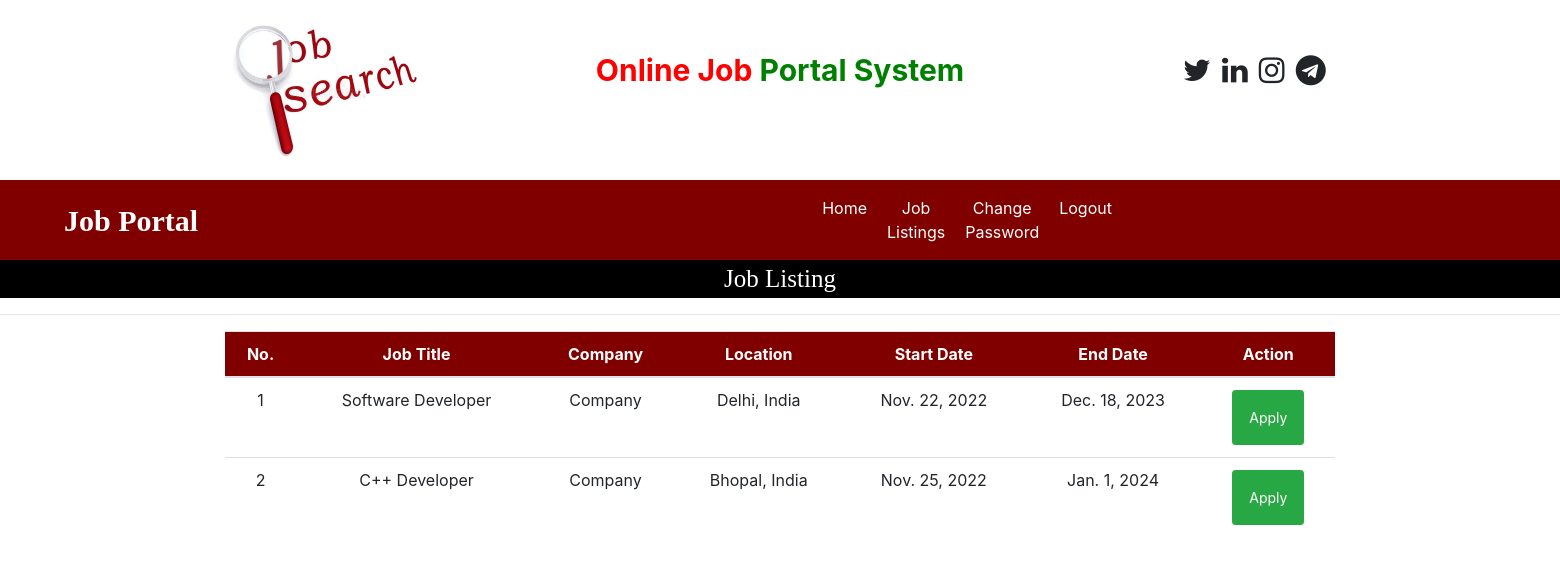
/user_latest_jobs (signed in), run on an earlier commit of the app's database.
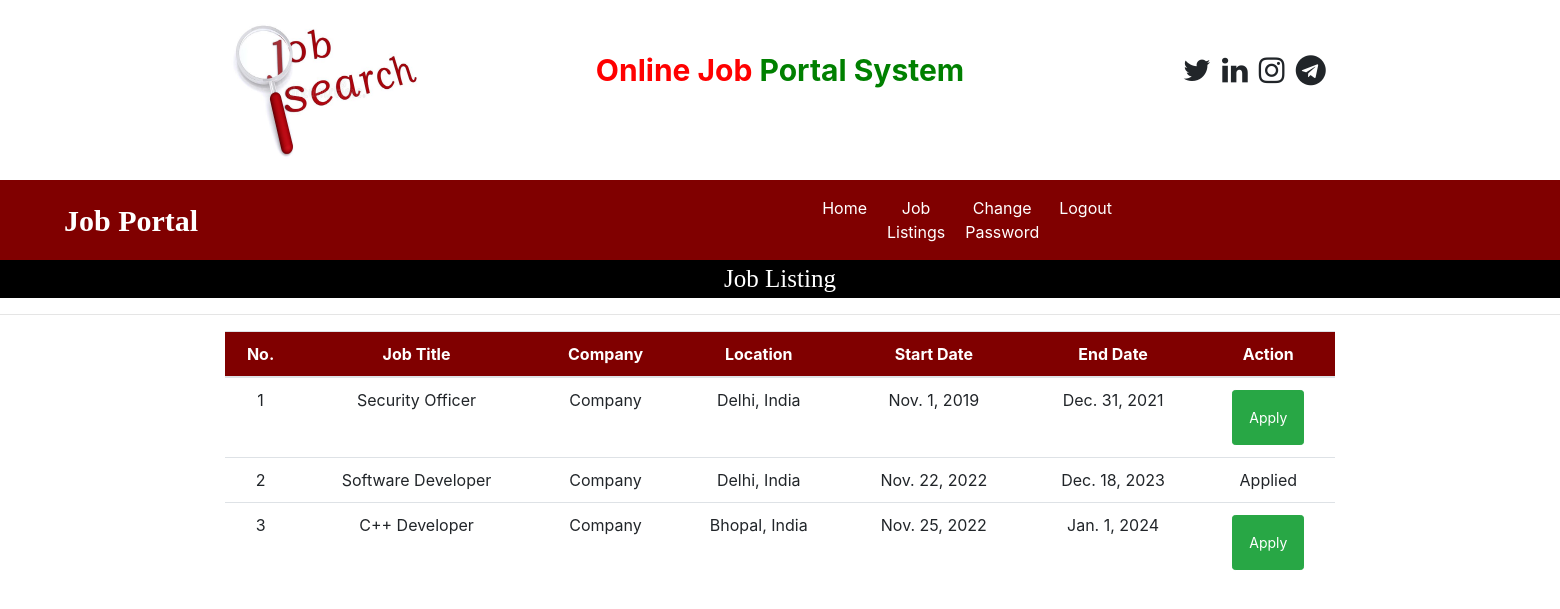
And on a later commit of the database.
### job/models.py (models this page shows, shortened)
class Job(models.Model):
    recruiter = models.ForeignKey(Recruiter, on_delete=models.CASCADE)
    start_date = models.DateField()
    end_date = models.DateField()
    image = models.FileField(null=True)
    title = models.CharField(max_length=100)
    salary = models.IntegerField()
    description = models.CharField(max_length=200)
    experience = models.CharField(max_length=50)
    location = models.CharField(max_length=100)
    skills = models.CharField(max_length=100)
    creation_date = models.DateField()

class Recruiter(models.Model):
    user = models.ForeignKey(User, on_delete=models.CASCADE)
    mobile = models.CharField(max_length=15, null=True)
    image = models.FileField(null=True)
    gender = models.CharField(max_length=10, null=True)
    company = models.CharField(max_length=50, null=True)
    type = models.CharField(max_length=15, null=True)
    status = models.CharField(max_length=20, null=True)

### job/views.py (the view)
# urls.py: path('user_latest_jobs', user_latest_jobs, name="user_latest_jobs"),
def user_latest_jobs(request):
    job = Job.objects.all().order_by('start_date')
    user = request.user
    jobseeker = JobSeeker.objects.get(user=user)
    data = Apply.objects.filter(jobseeker=jobseeker)
    li = []
    for i in data:
        li.append(i.job.id)
    d = {'job': job, 'li': li}
    return render(request, 'user_latest_jobs.html', d)

### job/templates/user_latest_jobs.html
{% load static %}
{% block body %}
{% include 'user_navigations.html' %}
<div style="font-family:'Monotype Corsiva'; font-size:25px; color: white; background-color: black; text-align: center">
    Job Listing
</div>
<hr>
<div class="container">
<table class="table table-hover" id="example">
    <thead>
    <tr style="background-color: maroon; color: white; text-align: center">
        <th>No.</th>
        <th>Job Title</th>
        <th>Company</th>
        <th>Location</th>
        <th>Start Date</th>
        <th>End Date</th>
        <th>Action</th>
    </tr>
    </thead>
    <tbody>
    {% for i in job %}
    <tr style="text-align: center">
        <td>{{forloop.counter}}</td>
        <td>{{i.title}}</td>
        <td>{{i.recruiter.company}}</td>
        <td>{{i.location}}</td>
        <td>{{i.start_date}}</td>
        <td>{{i.end_date}}</td>
        {% if i.id in li %}
        <td>Applied</td>
        {% else %}
        <td><a href="{% url 'job_details' i.id %}" class="btn btn-success btn-sm p-3">Apply</a>
        </td>
        {% endif %}
    </tr>
    {% endfor %}
    </tbody>
</table>
</div>
{% endblock %}

What changed in the data, as far as the page shows it:
added Job: title "Security Officer", recruiter.company "Company", location "Delhi, India", start_date "Nov. 1, 2019", end_date "Dec. 31, 2021", shows "Apply"
computed for Job "Software Developer": text "Apply" → "Applied"
